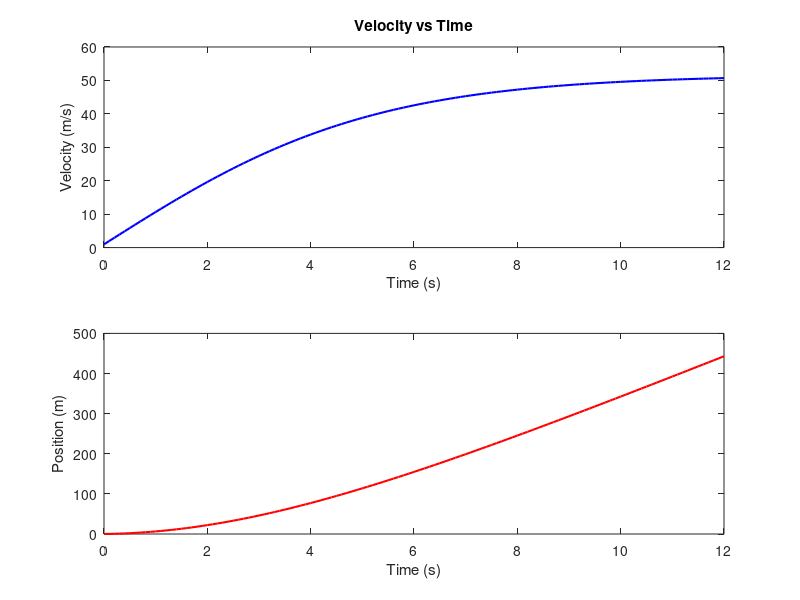

The MATLAB script that drew this image:
mass = 68.1; 
g = 9.8; 
drag_coefficient = 0.25; 
time_step = 0.1; 
total_time = 12; 
velocity = 0; 
position = 0; 
terminal_velocity = sqrt((mass * g) / drag_coefficient);
time_values = 0:time_step:total_time;
velocity_values = zeros(size(time_values));
position_values = zeros(size(time_values));
% Euler method
for i = 1:length(time_values)
 drag_force = drag_coefficient * velocity^2;
 acceleration = (mass * g - drag_force) / mass;
 velocity = velocity + acceleration * time_step;
 position = position + velocity * time_step;
 velocity_values(i) = velocity;
 position_values(i) = position;
end
figure;
subplot(2,1,1);
plot(time_values, velocity_values, 'b-', 'LineWidth', 1.5);
xlabel('Time (s)');
ylabel('Velocity (m/s)');
title('Velocity vs Time');
subplot(2,1,2);
plot(time_values, position_values, 'r-', 'LineWidth', 1.5);
xlabel('Time (s)');
ylabel('Position (m)');
